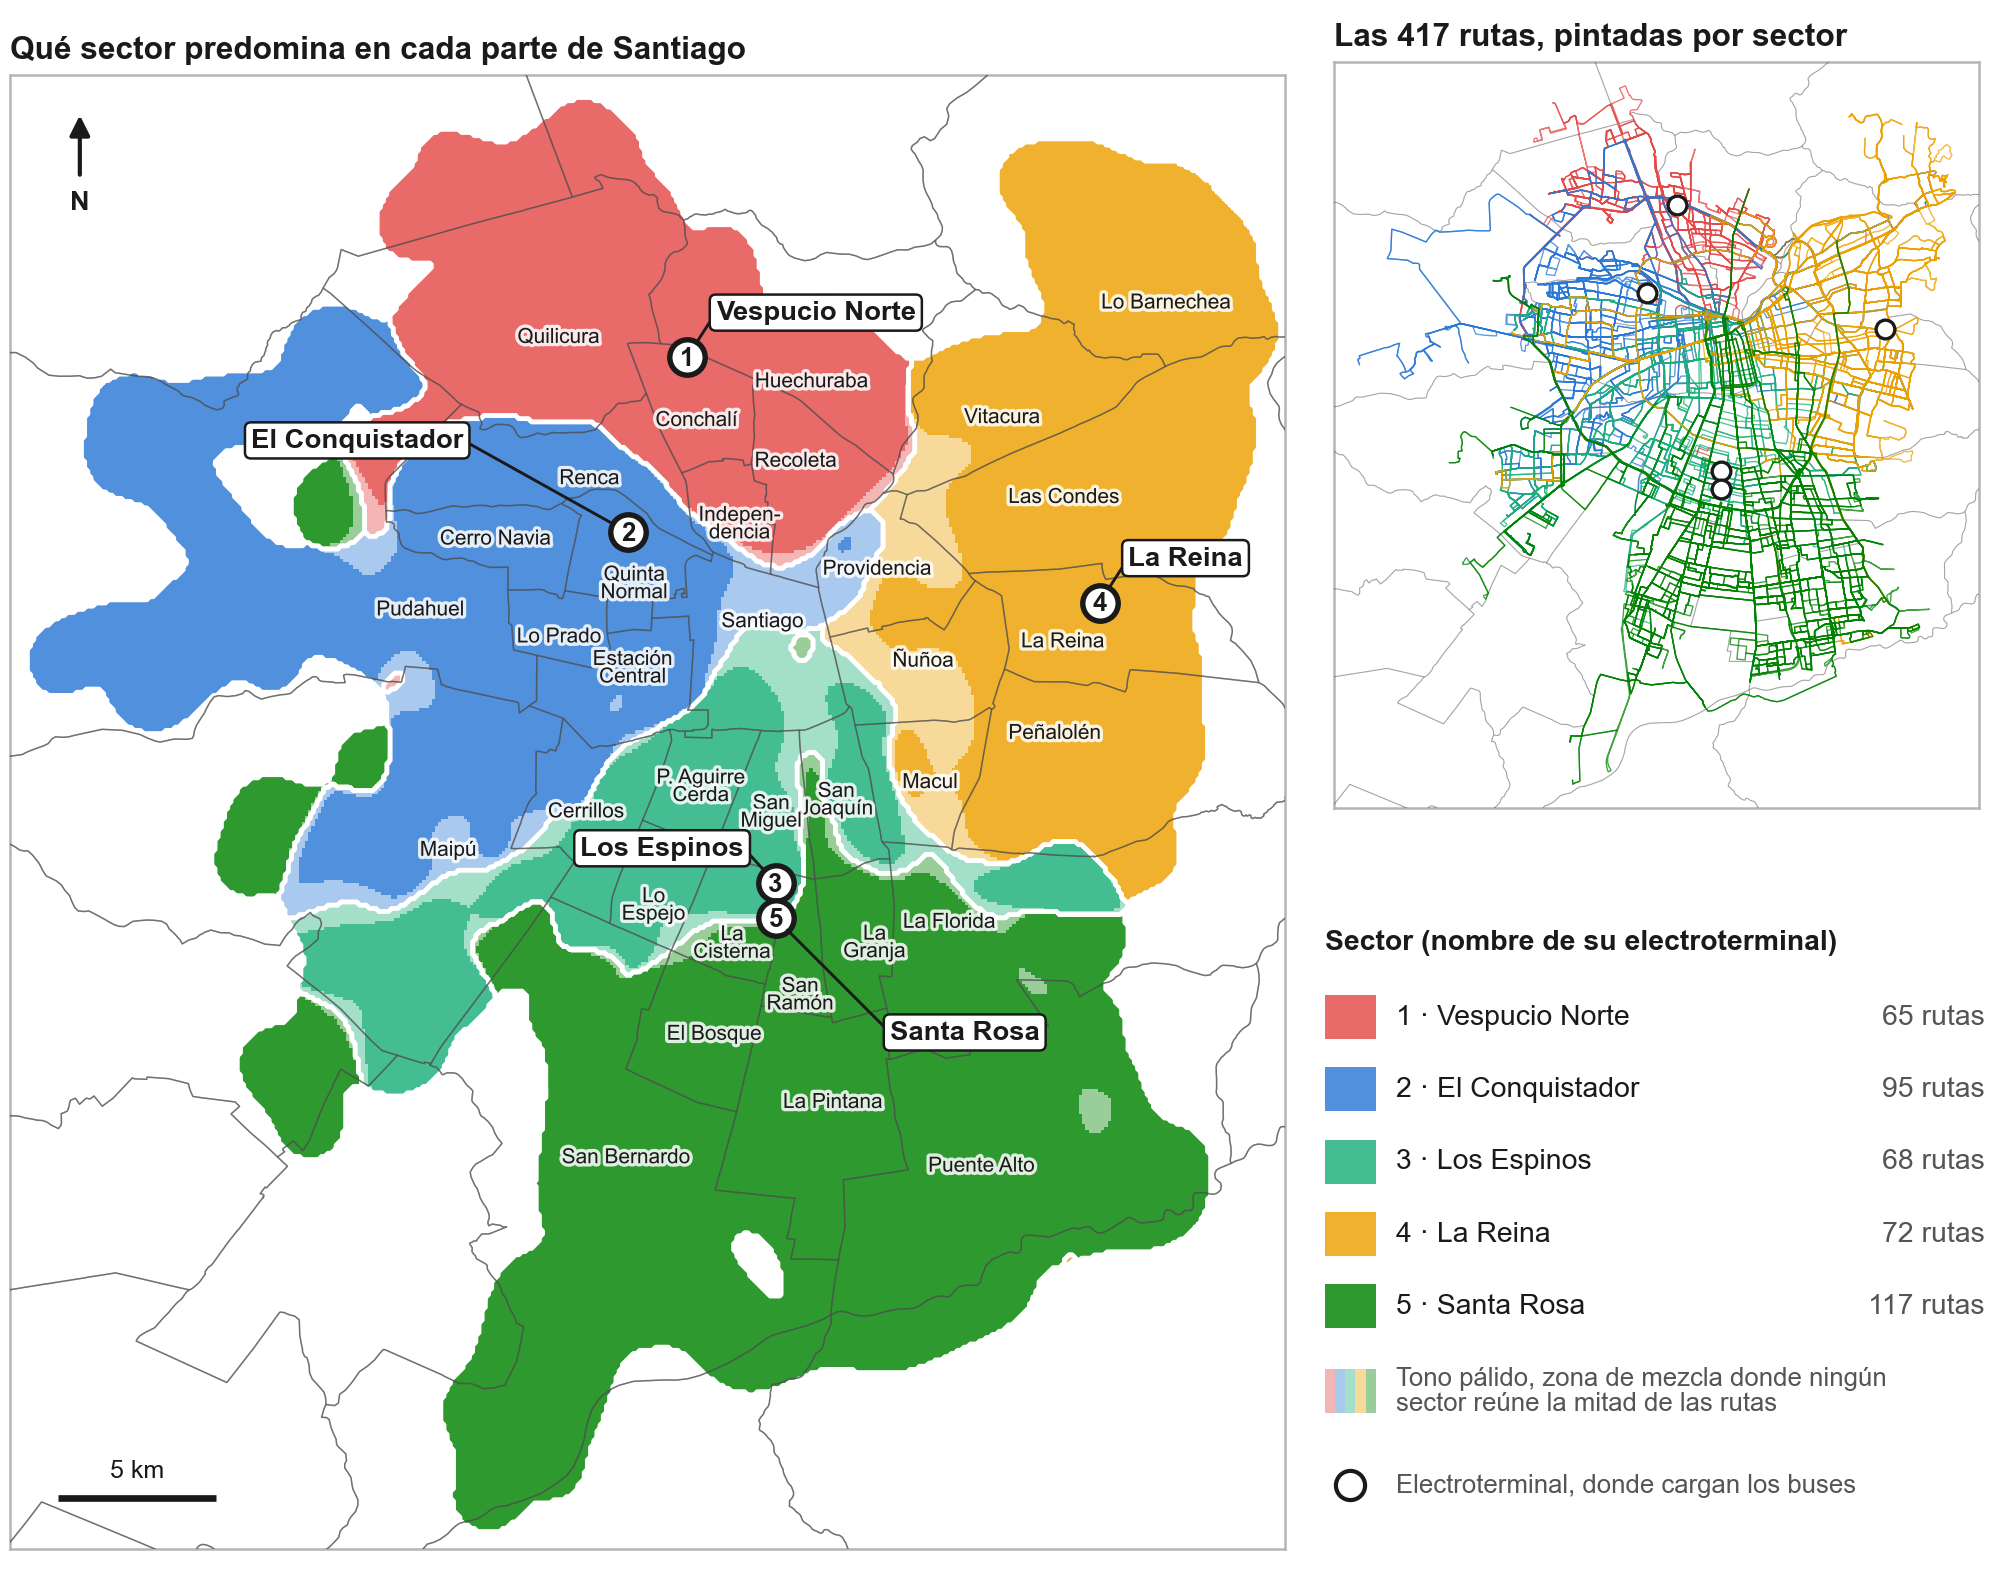

Source code (Python):
"""Dibuja el mapa de Santiago dividido en los cinco sectores del modelo.

Uso:  python3 mapa_sectores.py
Escribe mapa_sectores.pdf y mapa_sectores.png junto a este archivo.

Un sector es un grupo de rutas, no un territorio. Para mostrarlo como mapa se
pinta cada punto de la ciudad con el color del sector al que pertenece la
mayoría de los kilómetros de ruta que pasan cerca.
"""
from pathlib import Path

import matplotlib
matplotlib.use('Agg')
import matplotlib.patheffects as efectos
import matplotlib.pyplot as plt
import numpy as np
from matplotlib.collections import LineCollection
from matplotlib.colors import to_rgb
from matplotlib.path import Path as Trazo

import datos_geo
import zonas

AQUI = Path(__file__).resolve().parent
CAJA_GRADOS = (-70.95, -70.40, -33.72, -33.24)  # xmin, xmax, ymin, ymax: Gran Santiago

# Paleta validada con el validador de daltonismo: todos los sectores vecinos se distinguen.
COLOR_SECTOR = {1: '#e34948', 2: '#2a78d6', 3: '#1baf7a', 4: '#eda100', 5: '#008300'}
TINTA, TINTA_SUAVE, BORDE_COMUNA = '#1a1a1a', '#555555', '#4d4d4d'

PASO_KM = 0.1            # cada punto densificado representa 100 m de ruta
CELDA_KM = 0.1
SIGMA_KM = 0.6           # suavizado: una ruta "tiñe" cerca de 1 km a cada lado
UMBRAL_DENSIDAD = 0.02
MAYORIA = 0.5            # sobre esto, el sector predomina con claridad
ALFA_CLARO, ALFA_MEZCLA = 0.82, 0.40
MARGEN_KM = 1.5
MIN_PUNTOS_COMUNA = 400  # comunas con menos ruta que esto no llevan nombre
ANCHO_CM, ALTO_CM = 17.0, 13.3
CM = 1 / 2.54

ABREVIATURAS = {'Pedro Aguirre Cerda': 'P. Aguirre\nCerda', 'Estación Central': 'Estación\nCentral',
                'Quinta Normal': 'Quinta\nNormal', 'San Joaquín': 'San\nJoaquín', 'San Miguel': 'San\nMiguel',
                'La Cisterna': 'La\nCisterna', 'San Ramón': 'San\nRamón', 'La Granja': 'La\nGranja',
                'Independencia': 'Indepen-\ndencia', 'Lo Espejo': 'Lo\nEspejo', 'Cerro Navia': 'Cerro Navia',
                'Lo Barnechea': 'Lo Barnechea', 'Padre Hurtado': 'Padre\nHurtado'}
# Desplazamiento (km) de la etiqueta de cada electroterminal para que no tape el punto.
DESPLAZAMIENTO_ETIQUETA = {1: (0.9, 1.4, 'left'), 2: (-5.2, 2.9, 'right'), 3: (-1.0, 1.1, 'right'),
                           4: (0.9, 1.4, 'left'), 5: (3.6, -3.6, 'left')}
# Corrimiento (km) de nombres de comunas que chocarían con un electroterminal o su etiqueta.
AJUSTE_COMUNA = {'Conchalí': (0.2, -1.0), 'San Ramón': (-0.4, -1.1), 'La Granja': (0.8, 0.3),
                 'Quinta Normal': (0.0, -0.3), 'Lo Espejo': (0.0, -0.6)}
HALO = [efectos.withStroke(linewidth=1.6, foreground='white', alpha=0.85)]


def cargar():
    codigo = datos_geo.carpeta_codigo()
    corridas = datos_geo.leer_csv(codigo / 'output/fase1/corridas.csv')
    return dict(
        sectores=datos_geo.leer_sectores(codigo / 'output/fase1/sectores.csv'),
        formas_ruta=datos_geo.trazados_por_ruta(corridas),
        trazados=datos_geo.leer_trazados(datos_geo.RAIZ / '01-datos/gtfs/shapes.txt'),
        terminales=datos_geo.leer_electroterminales(datos_geo.RAIZ / '01-datos/depots.csv'),
        comunas=datos_geo.leer_comunas(datos_geo.RAIZ / '01-datos/chile.gpkg', CAJA_GRADOS),
    )


def lineas_por_sector(datos):
    """Trazados en km de todas las rutas, agrupados por sector."""
    lineas = {sector: [] for sector in COLOR_SECTOR}
    for ruta, sector in datos['sectores'].items():
        if ruta not in datos['formas_ruta']:
            raise ValueError(f'La ruta {ruta} tiene sector pero no tiene trazado')
        lineas[sector].extend(zonas.a_km(datos['trazados'][forma]) for forma in sorted(datos['formas_ruta'][ruta]))
    return lineas


def caja_del_mapa(puntos_por_sector):
    todos = np.vstack(list(puntos_por_sector.values()))
    (xmin, ymin), (xmax, ymax) = todos.min(axis=0), todos.max(axis=0)
    return (xmin - MARGEN_KM, xmax + MARGEN_KM, ymin - MARGEN_KM, ymax + MARGEN_KM)


def imagen_zonas(resultado):
    """Imagen RGBA: color del sector que predomina, más pálido donde se mezclan varios."""
    alto, ancho = resultado.dominante.shape
    imagen = np.zeros((alto, ancho, 4))
    for sector, color in COLOR_SECTOR.items():
        mascara = resultado.dominante == sector
        imagen[mascara, :3] = to_rgb(color)
        imagen[mascara, 3] = np.where(resultado.participacion[mascara] >= MAYORIA, ALFA_CLARO, ALFA_MEZCLA)
    return imagen


def dibujar_comunas(eje, comunas, ancho, alfa):
    bordes = [zonas.a_km(poligono[0]) for _, poligonos in comunas for poligono in poligonos]
    eje.add_collection(LineCollection(bordes, colors=BORDE_COMUNA, linewidths=ancho, alpha=alfa, zorder=4))


def nombrar_comunas(eje, comunas, puntos_ruta):
    """Escribe cada nombre en el centro de la parte de la comuna por donde pasan rutas."""
    for nombre, poligonos in comunas:
        dentro = np.zeros(len(puntos_ruta), dtype=bool)
        for poligono in poligonos:
            dentro |= Trazo(zonas.a_km(poligono[0])).contains_points(puntos_ruta)
        if dentro.sum() < MIN_PUNTOS_COMUNA:
            continue
        dx, dy = AJUSTE_COMUNA.get(nombre, (0.0, 0.0))
        x, y = np.median(puntos_ruta[dentro], axis=0) + (dx, dy)
        eje.text(x, y, ABREVIATURAS.get(nombre, nombre), fontsize=5.0, color=TINTA, ha='center', va='center',
                 linespacing=0.9, zorder=6, path_effects=HALO)


def dibujar_terminales(eje, terminales, con_nombre):
    for terminal in terminales:
        x, y = zonas.a_km([(terminal['lon'], terminal['lat'])])[0]
        eje.plot(x, y, 'o', ms=8.5 if con_nombre else 4.5, mfc='white', mec=TINTA, mew=1.3 if con_nombre else 0.8, zorder=9)
        if not con_nombre:
            continue
        eje.text(x, y - 0.03, str(terminal['sector']), fontsize=6.2, fontweight='bold', color=TINTA,
                 ha='center', va='center', zorder=10)
        dx, dy, alineado = DESPLAZAMIENTO_ETIQUETA[terminal['sector']]
        eje.annotate(terminal['nombre'], (x, y), xytext=(x + dx, y + dy), fontsize=6.6, fontweight='bold',
                     color=TINTA, ha=alineado, va='center', zorder=10,
                     bbox=dict(boxstyle='round,pad=0.22', fc='white', ec=TINTA, lw=0.6),
                     arrowprops=dict(arrowstyle='-', color=TINTA, lw=0.7, shrinkA=0, shrinkB=4,
                                     relpos=(0.0 if alineado == 'left' else 1.0, 0.5)))


def dibujar_escala(eje, caja):
    x0, y0 = caja[0] + 1.5, caja[2] + 1.6
    eje.plot([x0, x0 + 5], [y0, y0], color=TINTA, lw=1.6, solid_capstyle='butt', zorder=9)
    eje.text(x0 + 2.5, y0 + 0.5, '5 km', fontsize=6, color=TINTA, ha='center', va='bottom', zorder=9)
    xn, yn = caja[0] + 2.2, caja[3] - 2.0
    eje.annotate('', (xn, yn + 1.0), xytext=(xn, yn - 1.4), arrowprops=dict(arrowstyle='-|>', color=TINTA, lw=1.0))
    eje.text(xn, yn - 2.0, 'N', fontsize=6.5, fontweight='bold', color=TINTA, ha='center', va='center')


def preparar_eje(eje, caja, titulo):
    eje.set_xlim(caja[0], caja[1])
    eje.set_ylim(caja[2], caja[3])
    eje.set_aspect('equal')
    eje.set_xticks([])
    eje.set_yticks([])
    for lado in eje.spines.values():
        lado.set_edgecolor('#b5b5b5')
        lado.set_linewidth(0.6)
    eje.set_title(titulo, fontsize=7.6, fontweight='bold', color=TINTA, loc='left', pad=4)


def panel_zonas(eje, datos, resultado, puntos_ruta, caja):
    preparar_eje(eje, caja, 'Qué sector predomina en cada parte de Santiago')
    eje.imshow(imagen_zonas(resultado), origin='lower', extent=resultado.caja_km, interpolation='nearest', zorder=2)
    centros_x = np.linspace(resultado.caja_km[0], resultado.caja_km[1], resultado.dominante.shape[1])
    centros_y = np.linspace(resultado.caja_km[2], resultado.caja_km[3], resultado.dominante.shape[0])
    for sector in COLOR_SECTOR:
        eje.contour(centros_x, centros_y, (resultado.dominante == sector).astype(float), levels=[0.5],
                    colors='white', linewidths=1.1, zorder=3)
    dibujar_comunas(eje, datos['comunas'], ancho=0.35, alfa=0.55)
    nombrar_comunas(eje, datos['comunas'], puntos_ruta)
    dibujar_terminales(eje, datos['terminales'], con_nombre=True)
    dibujar_escala(eje, caja)


def panel_rutas(eje, datos, lineas, caja):
    preparar_eje(eje, caja, f'Las {len(datos["sectores"])} rutas, pintadas por sector')
    dibujar_comunas(eje, datos['comunas'], ancho=0.25, alfa=0.3)
    for sector, color in COLOR_SECTOR.items():
        eje.add_collection(LineCollection(lineas[sector], colors=color, linewidths=0.32, alpha=0.75, zorder=5))
    dibujar_terminales(eje, datos['terminales'], con_nombre=False)


def panel_leyenda(eje, datos, resumen):
    eje.axis('off')
    eje.set_xlim(0, 1)
    eje.set_ylim(0, 1)
    eje.text(0, 0.97, 'Sector (nombre de su electroterminal)', fontsize=6.8, fontweight='bold', color=TINTA, va='top')
    for indice, terminal in enumerate(datos['terminales']):
        y = 0.83 - indice * 0.115
        sector = terminal['sector']
        eje.add_patch(plt.Rectangle((0, y - 0.035), 0.075, 0.07, color=COLOR_SECTOR[sector], alpha=ALFA_CLARO, lw=0))
        eje.text(0.105, y, f'{sector} · {terminal["nombre"]}', fontsize=6.8, color=TINTA, va='center')
        eje.text(0.98, y, f'{resumen[sector]["rutas"]} rutas', fontsize=6.8, color=TINTA_SUAVE, va='center', ha='right')
    y = 0.83 - 5 * 0.115 - 0.02
    for indice, color in enumerate(COLOR_SECTOR.values()):
        eje.add_patch(plt.Rectangle((indice * 0.015, y - 0.035), 0.015, 0.07, color=color, alpha=ALFA_MEZCLA, lw=0))
    eje.text(0.105, y, 'Tono pálido, zona de mezcla donde ningún\nsector reúne la mitad de las rutas',
             fontsize=6.2, color=TINTA_SUAVE, va='center', linespacing=1.05)
    y -= 0.15
    eje.plot(0.037, y, 'o', ms=7, mfc='white', mec=TINTA, mew=1.0)
    eje.text(0.105, y, 'Electroterminal, donde cargan los buses', fontsize=6.2, color=TINTA_SUAVE, va='center')


def main():
    plt.rcParams['font.family'] = ['Arial', 'Helvetica', 'DejaVu Sans']
    datos = cargar()
    lineas = lineas_por_sector(datos)
    puntos = {sector: np.vstack([zonas.densificar(linea, PASO_KM) for linea in lista]) for sector, lista in lineas.items()}
    caja = caja_del_mapa(puntos)
    resultado = zonas.zonas_dominantes(puntos, caja, CELDA_KM, SIGMA_KM, UMBRAL_DENSIDAD)
    resumen = datos_geo.resumen_por_sector(datos_geo.leer_csv(datos_geo.carpeta_codigo() / 'output/fase1/corridas.csv'), dia='L')

    figura = plt.figure(figsize=(ANCHO_CM * CM, ALTO_CM * CM))
    eje_zonas = figura.add_axes([0.005, 0.005, 0.635, 0.955])
    eje_rutas = figura.add_axes([0.655, 0.485, 0.34, 0.475], anchor='N')
    eje_leyenda = figura.add_axes([0.66, 0.02, 0.335, 0.40])
    panel_zonas(eje_zonas, datos, resultado, np.vstack(list(puntos.values()))[::3], caja)
    panel_rutas(eje_rutas, datos, lineas, caja)
    panel_leyenda(eje_leyenda, datos, resumen)
    for extension in ('pdf', 'png'):
        figura.savefig(AQUI / f'mapa_sectores.{extension}', dpi=300)
    print('Mapa escrito en', AQUI / 'mapa_sectores.pdf')


if __name__ == '__main__':
    main()
